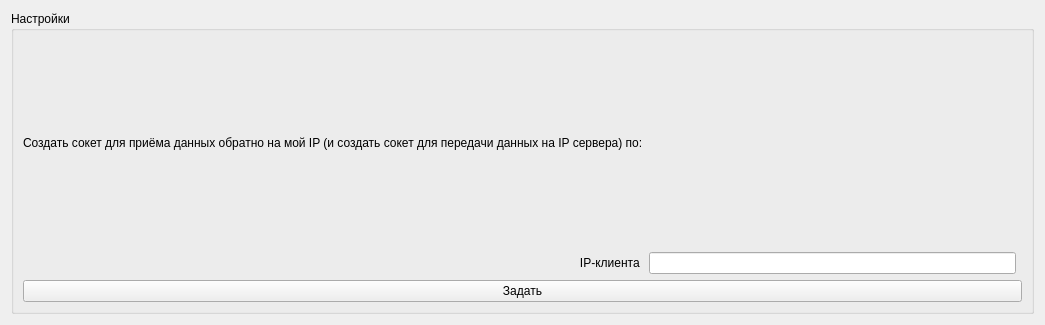
<?xml version="1.0" encoding="UTF-8"?>
<ui version="4.0">
 <class>Widget</class>
 <widget class="QWidget" name="Widget">
  <property name="geometry">
   <rect>
    <x>0</x>
    <y>0</y>
    <width>1045</width>
    <height>325</height>
   </rect>
  </property>
  <property name="windowTitle">
   <string>Сервер для SpeedTest</string>
  </property>
  <layout class="QGridLayout" name="gridLayout_2">
   <item row="0" column="0">
    <widget class="QGroupBox" name="groupBox">
     <property name="title">
      <string>Настройки</string>
     </property>
     <layout class="QGridLayout" name="gridLayout">
      <item row="5" column="1" colspan="3">
       <widget class="QPushButton" name="btnSet">
        <property name="text">
         <string>Задать</string>
        </property>
       </widget>
      </item>
      <item row="0" column="1">
       <widget class="QLabel" name="label">
        <property name="text">
         <string>Создать сокет для приёма данных обратно на мой IP (и создать сокет для передачи данных на IP сервера) по:</string>
        </property>
       </widget>
      </item>
      <item row="1" column="1">
       <widget class="QLabel" name="label_3">
        <property name="text">
         <string>IP-клиента </string>
        </property>
        <property name="alignment">
         <set>Qt::AlignRight|Qt::AlignTrailing|Qt::AlignVCenter</set>
        </property>
       </widget>
      </item>
      <item row="1" column="2">
       <widget class="QLineEdit" name="lineEditMyIP"/>
      </item>
     </layout>
    </widget>
   </item>
  </layout>
 </widget>
 <tabstops>
  <tabstop>btnSet</tabstop>
 </tabstops>
 <resources/>
 <connections/>
</ui>
